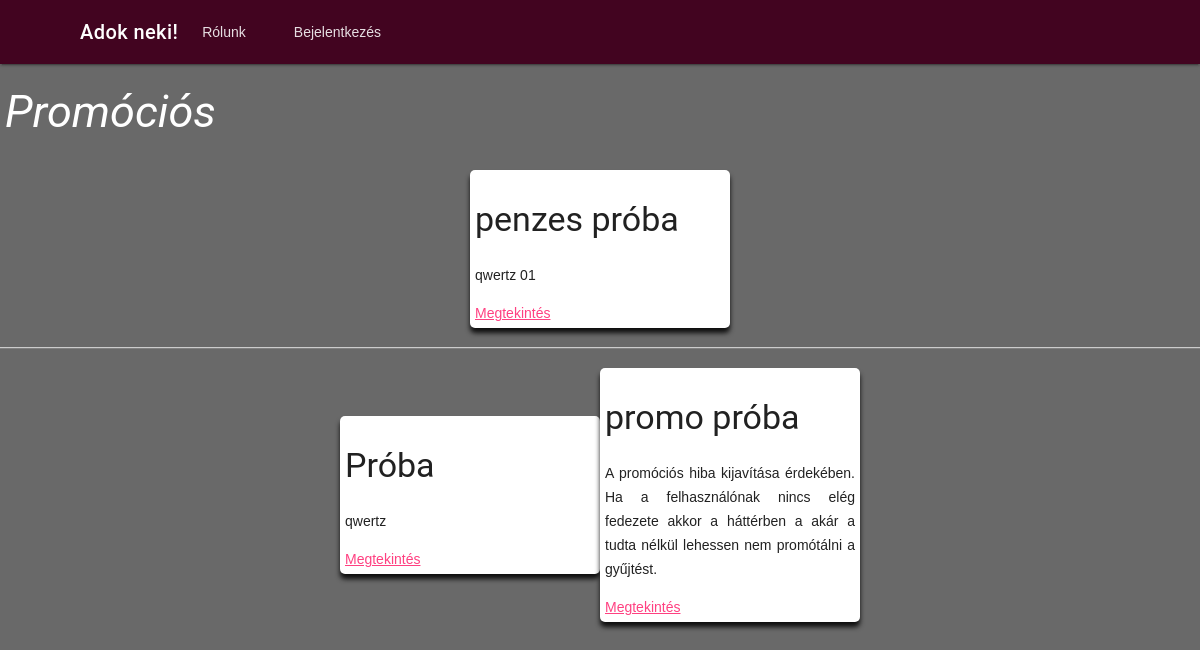
The page / on the database its author committed.
### app/models.py (models this page shows, shortened)
class gyujtes(models.Model):
    publikalo = models.ForeignKey(
        settings.AUTH_USER_MODEL, on_delete=models.CASCADE)
    cim = models.CharField(max_length=255)
    leiras = models.TextField()
    promocios = models.BooleanField(default=False)
    minAr = models.IntegerField(null=False)
    cel = models.IntegerField()
    jelenleg= models.IntegerField(default=0)
    class Meta:
        ordering = ["id"]

### app/views.py (the view)
# urls.py: path('', views.kezdolap, name='home'),
def kezdolap(request):
    assert isinstance(request, HttpRequest)
    promos = []
    atlagos = []
    user = request.user
    for i in gyujtes.objects.all():
        if i.promocios == True:
            promos.append(i)
        else:
            atlagos.append(i)
    return render(request, "templates/app/home.html", {"cim": "Adok neki! - Adomány oldal", "atlagos": atlagos,
                                                       "promos": promos, "user": user})

### app/templates/app/home.html
{% extends "templates/app/layout.html" %}
{% block content %}
{% if user.is_authenticated %}
<div id="koszonto">
    <h1 id="oldalcim">Kezdőlap</h1><span id="bejelentkezettFelh">Bejelentkzeve mint: {{user.username}}</span>
</div>
{% if promos|length > 0 %}
<h2 id="oldalcim02_Promo">Promóciós</h2>
<div id="kartyak">
    {%for i in promos%}
    <div class="kartya" id="{{i.id}}">
        <h3 class="kartyaCim">{{ i.cim }}</h3>
        <p>{{ i.leiras }}</p>
        <a href="{% url 'gyujtes' i.id %}">Megtekintés</a>
    </div>
    {%endfor%}
</div>
<hr id="elvalaszto">
{%endif%}
<div id="kartyak">
    {%for i in atlagos %}
    <div class="kartya" id="{{i.id}}">
        <h3 class="kartyaCim">{{ i.cim }}</h3>
        <p>{{ i.leiras }}</p>
        <a href="{% url 'gyujtes' i.id %}">Megtekintés</a>
    </div>
    {%endfor%}
</div>
{% else %}
{% if promos|length > 0 %}
<h2 id="oldalcim02_Promo">Promóciós</h2>
<div id="kartyak">
    {%for i in promos%}
    <div class="kartya" id="{{i.id}}">
        <h3 class="kartyaCim">{{ i.cim }}</h3>
        <p>{{ i.leiras }}</p>
        <a href="{% url 'gyujtes' i.id %}">Megtekintés</a>
    </div>
    {%endfor%}
</div>
<hr id="elvalaszto">
{%endif%}
<div id="kartyak">
    {%for i in atlagos %}
    <div class="kartya" id="{{i.id}}">
        <h3 class="kartyaCim">{{ i.cim }}</h3>
        <p>{{ i.leiras }}</p>
        <a href="{% url 'gyujtes' i.id %}">Megtekintés</a>
    </div>
    {%endfor%}
</div>
{%endif%}
{% endblock %}

### app/static/app/main_style.css (style rules this page uses)
body { background-color: #696969; }
p { text-align: justify; }
#kartyak { display: flex; flex-direction: row; align-content:space-around; align-items:center; justify-content: center; padding: 5px; }
.kartya { display: flex; flex-direction: column; align-content: space-around; background-color: white; border-radius: 5px; box-shadow: 0 5px 5px; padding: 5px; max-width: 250px; min-width: 250px; max-height: 300px; }
#elvalaszto { color: gray; background-color: gray; }
#oldalcim02_Promo { padding: 0px 0px 5px 5px; font-style: italic; color: white; }

### rows shown on the page
gyujtes: cim "penzes próba", leiras "qwertz 01"
gyujtes: cim "Próba", leiras "qwertz"
gyujtes: cim "promo próba", leiras "A promóciós hiba kijavítása érdekében. Ha a felhasználónak nincs elég fedezete akkor a háttérben a akár a tudta nélkül lehessen nem promótálni a gyűjtést."
